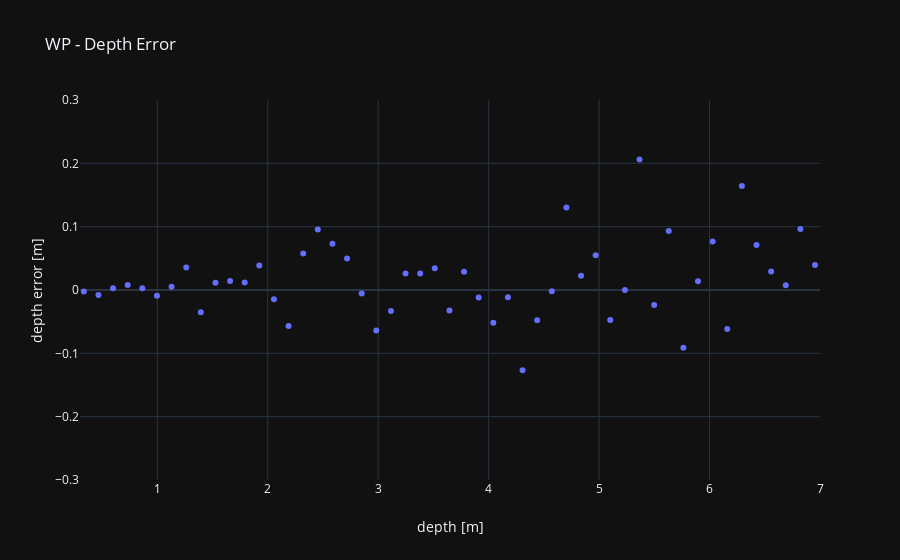

The code cell stored with this chart in its notebook:
### Code cell
data = samples * [None]
# data[0] = go.Scatter(x=shutters['dist'], y=phase,
#                           mode='lines+markers',  # Select 'lines', 'markers' or 'lines+markers'
#                           name='phase')
for i in range(samples):
    data[i] = go.Scatter(x=shutters['dist'], y=depth_error[i,:],
                              mode='markers',  # Select 'lines', 'markers' or 'lines+markers'
                              name='depth error [m]')

layout = dict(title='WP - Depth Error',
              xaxis=dict(title='depth [m]', type='linear', range=[0.3,7.]),  # Select 'log' or 'linear'
              yaxis=dict(title='depth error [m] ', type='linear', range=[-0.3,0.3]),  # Select 'log' or 'linear'
              template='plotly_dark')

iplot(dict(data=data, layout=layout))
